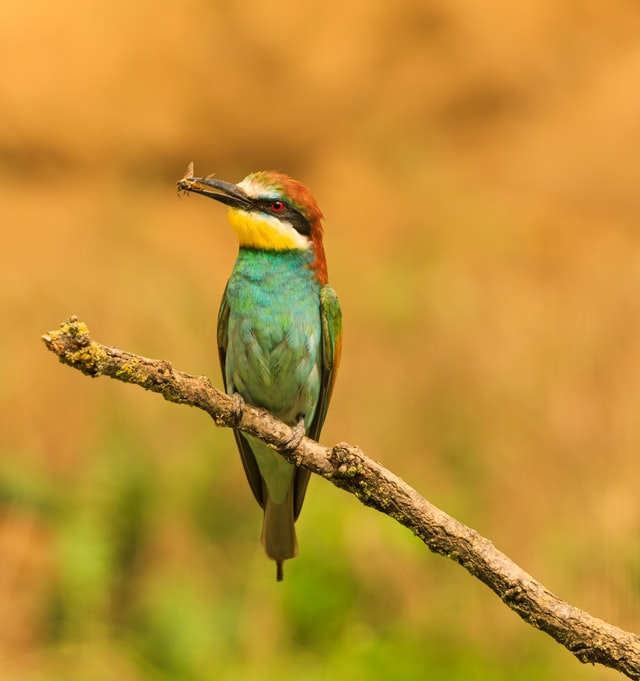
#> input picture images/bird.jpg, 640 x 681 px
$ python 9_image_flipping.py
#> lines starting #> are read from the running program, lines starting #| are printed output that depends on the picture
import cv2 as cv
import numpy as np

img = cv.imread('./images/bird.jpg')
#> img is the input picture: shape (681, 640, 3); mean B, G, R 50.7, 144.7, 193.4

def display(winname,image):
    cv.imshow(winname,image)
    cv.waitKey(0)
    cv.destroyAllWindows()

flip_img = cv.flip(img,-1)
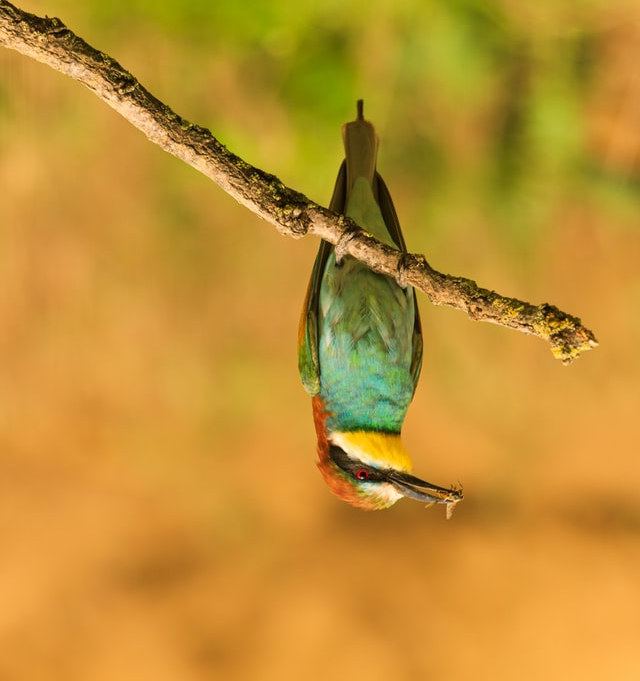
#> flip_img: shape (681, 640, 3); mean B, G, R 50.7, 144.7, 193.4
display("flipd Image",flip_img)
